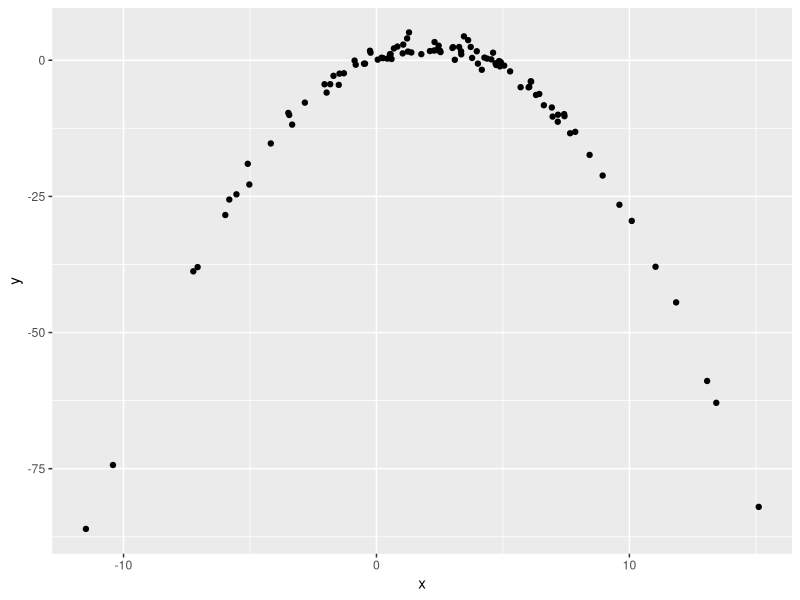

Recreate this plot in R.
## ---- chunk 1
library(tidyverse)

df = tibble(
  x = rnorm(100, 2, 5),
  y = 1 + 2*x - 0.5*x^2 + rnorm(100)
)

df |> 
  ggplot(aes(x = x, y = y)) +
  geom_point()
